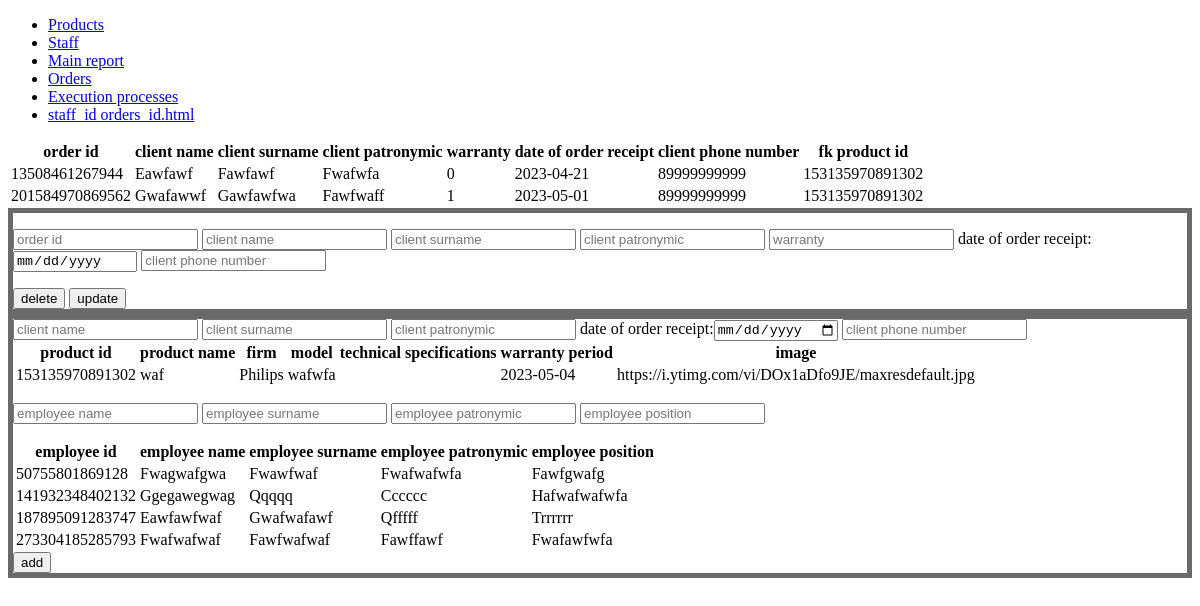
/Orders (signed in), run on the app's committed database.
### tables this page shows
CREATE TABLE "Orders" (
	"order_id"	INTEGER NOT NULL UNIQUE,
	"client_name"	TEXT NOT NULL,
	"client_surname"	TEXT NOT NULL,
	"client_patronymic"	TEXT,
	"warranty"	INTEGER NOT NULL,
	"date_of_order_receipt"	INTEGER NOT NULL,
	"client_phone_number"	INTEGER NOT NULL,
	"fk_product_id"	INTEGER NOT NULL,
	PRIMARY KEY("order_id"),
	FOREIGN KEY("fk_product_id") REFERENCES "Products"("product_id")
);

CREATE TABLE "Products" (
	"product_id"	INTEGER NOT NULL UNIQUE,
	"product_name"	TEXT NOT NULL,
	"firm"	TEXT NOT NULL,
	"model"	TEXT NOT NULL,
	"technical_specifications"	TEXT,
	"warranty_period"	TEXT,
	"image"	TEXT,
	PRIMARY KEY("product_id")
);

CREATE TABLE "Staff" (
	"employee_id"	INTEGER NOT NULL UNIQUE,
	"employee_name"	TEXT NOT NULL,
	"employee_surname"	TEXT NOT NULL,
	"employee_patronymic"	TEXT,
	"employee_position"	TEXT NOT NULL,
	PRIMARY KEY("employee_id")
);

### Back_flask.py (the view, shortened to what this page needs)
@app.route("/Orders", methods = ["POST", "GET"])
def Orders():
    if "Logged" not in session:
        return redirect(url_for("login"))
    return render_template("Orders.html", title = "Orders", table_orders = repos.Orders_showAll(), table_products = repos.Products_showAll(), table_staff = repos.Staff_showAll())

### DB/repos.py (called while the page is built)
def Products_showAll():
    con = sqlite3.connect("DB/HAR_DB.db")
    c = con.cursor()
    allProducts = c.execute("SELECT * FROM Products").fetchall()
    c.close()
    con.close()
    return allProducts

def Staff_showAll():
    con = sqlite3.connect("DB/HAR_DB.db")
    c = con.cursor()
    allStaff = c.execute("SELECT * FROM Staff").fetchall()
    c.close()
    con.close()
    return allStaff

def Orders_showAll():
    con = sqlite3.connect("DB/HAR_DB.db")
    c = con.cursor()
    allOrders = c.execute("SELECT * FROM Orders").fetchall()
    c.close()
    con.close()
    return allOrders

### templates/Orders.html (shortened to what this page needs)
{% extends "base.html" %}
{% block navigation %}
    {{super()}}
{% endblock %}
{% block content %}
    <table class="filling_0">
        <thead>
            <tr>
                <th>order id</th>
                <th>client name</th>
                <th>client surname</th>
                <th>client patronymic</th>
                <th>warranty</th>
                <th>date of order receipt</th>
                <th>client phone number</th>
                <th>fk product id</th>
            </tr>
        </thead>
        <tbody>
            {% for row in table_orders -%}
                <tr>
                    {% for item in row -%}
                        <td>{{item}}</td>
                    {% endfor -%}
                </tr>
            {% endfor -%}
        </tbody>
    </table>
    <form action="Orders?operation=deleteOrUpdate" method="POST" class="action">
        <p class="filling_input_0 last">
            <input class="n_0" type="number" placeholder="order id" name="order_id" readonly>
            <input class="n_1" type="text" placeholder="client name" name="client_name">
            <input class="n_2" type="text" placeholder="client surname" name="client_surname">
            <input class="n_3" type="text" placeholder="client patronymic" name="client_patronymic">
            <input class="n_4" type="number" placeholder="warranty" name="warranty" readonly>
            <label>date of order receipt:</label><input class="n_5" type="date" placeholder="date of order receipt" name="date_of_order_receipt" readonly>
            <input class="n_6" type="number" placeholder="client phone number" name="client_phone_number">
        </p>
        <input type="submit" value="delete" name="delete">
        <input type="submit" value="update" name="update">
    </form>
    <form action="Orders?operation=add" method="POST" class="action">
        <input class="n_1" type="text" placeholder="client name" name="client_name">
        <input class="n_2" type="text" placeholder="client surname" name="client_surname">
        <input class="n_3" type="text" placeholder="client patronymic" name="client_patronymic">
        <label>date of order receipt:</label><input class="n_5" type="date" placeholder="date of order receipt" name="date_of_order_receipt">
        <input class="n_6" type="number" placeholder="client phone number" name="client_phone_number">
        <table class="upload_0 product">
            <thead>
                <tr class="fk_id">
                    <th>product id</th>
                    <th>product name</th>
                    <th>firm</th>
                    <th>model</th>
                    <th>technical specifications</th>
                    <th>warranty period</th>
                    <th>image</th>
                </tr>
            </thead>
            <tbody>
                {% for row in table_products -%}
                <tr>
                    {% for item in row -%}
                    <td>{{item}}</td>
                    {% endfor -%}
                </tr>
                {% endfor -%}
            </tbody>
        </table>
        <p class="group_adding last">
            <input class="n_1" type="text" placeholder="employee name" name="new_employee_name">
            <input class="n_2" type="text" placeholder="employee surname" name="new_employee_surname">
            <input class="n_3" type="text" placeholder="employee patronymic" name="new_employee_patronymic">
            <input class="n_4" type="text" placeholder="employee position" name="new_employee_position">
        </p>
        <table class="filling_1">
            <thead>
                <tr class="staff_table">
                    <th>employee id</th>
                    <th>employee name</th>
                    <th>employee surname</th>
                    <th>employee patronymic</th>
                    <th>employee position</th>
                </tr>
            </thead>
            <tbody>
                {% for row in table_staff -%}
                    <tr>
                        {% for item in row -%}
                            <td>{{item}}</td>
                        {% endfor -%}
                    </tr>
                {% endfor -%}
            </tbody>
        </table>
        <input type="submit" name="add" value="add">
    </form>
{% endblock %}

### static/css/style.css (style rules this page uses)
.action { border:rgb(106, 106, 107) solid thick; }

### data on the page
Orders: order_id "13508461267944", client_name "Eawfawf", client_surname "Fawfawf", client_patronymic "Fwafwfa", row "0", date_of_order_receipt "2023-04-21", client_phone_number "89999999999", fk_product "153135970891302"
Orders: order_id "201584970869562", client_name "Gwafawwf", client_surname "Gawfawfwa", client_patronymic "Fawfwaff", row "1", date_of_order_receipt "2023-05-01", client_phone_number "89999999999", fk_product "153135970891302"
Products: product_id "153135970891302", product_name "waf", firm "Philips", model "wafwfa", warranty_period "2023-05-04", image "https://i.ytimg.com/vi/DOx1aDfo9JE/maxresdefault.jpg"
Staff: employee_id "50755801869128", employee_name "Fwagwafgwa", employee_surname "Fwawfwaf", employee_patronymic "Fwafwafwfa", employee_position "Fawfgwafg"
Staff: employee_id "141932348402132", employee_name "Ggegawegwag", employee_surname "Qqqqq", employee_patronymic "Cccccc", employee_position "Hafwafwafwfa"
Staff: employee_id "187895091283747", employee_name "Eawfawfwaf", employee_surname "Gwafwafawf", employee_patronymic "Qfffff", employee_position "Trrrrrr"
Staff: employee_id "273304185285793", employee_name "Fwafwafwaf", employee_surname "Fawfwafwaf", employee_patronymic "Fawffawf", employee_position "Fwafawfwfa"
